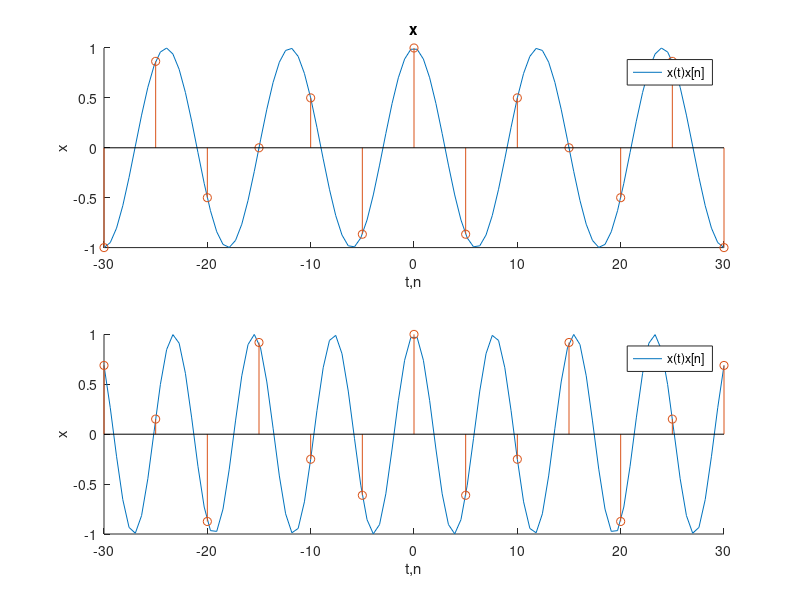

Source code (MATLAB):
% EXERCISE (1) (B) CODE
clear all;close all;clc;

tStart=-30;
tEnd=30;

w=[pi/6,  8*pi/31];
t=linspace(tStart,tEnd,100);%CT variable
T=5;
k=(tStart/T):(tEnd/T);
n=k*T;%DT variable

figure;
title('Ex 01 : B');
hold on;


for idx=1:2
    x_t=cos(w(idx)*t);
    x_n=cos(w(idx)*n);
    
    subplot(2,1,idx);
    hold on;
    plot(t,x_t);%Plot the CT
    stem(n,x_n);%Plot the DT
    xlabel('t,n');
    ylabel('x');
    legend(["x(t)","x[n]"]);
    labels=["x = cos(2 \pi t /12)","x = cos(8 \pi n /31)"];title(labels(idx));
end